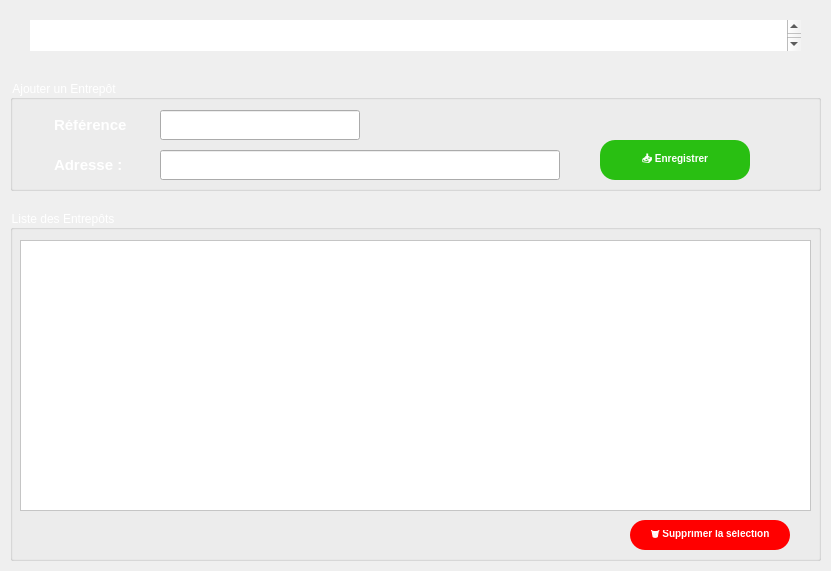
<?xml version="1.0" encoding="UTF-8"?>
<ui version="4.0">
 <class>Entrepot</class>
 <widget class="QDialog" name="Entrepot">
  <property name="geometry">
   <rect>
    <x>0</x>
    <y>0</y>
    <width>831</width>
    <height>571</height>
   </rect>
  </property>
  <property name="windowTitle">
   <string>Gestion des Entrepôts</string>
  </property>
  <property name="styleSheet">
   <string notr="true">QWidget#Entrepot{
    border-image: url(&quot;C:/projet_QT/projet_achats/image000/fond02.jpg&quot;) 0 0 0 0 stretch stretch;
}</string>
  </property>
  <widget class="QGroupBox" name="groupBoxAjout">
   <property name="geometry">
    <rect>
     <x>10</x>
     <y>80</y>
     <width>811</width>
     <height>111</height>
    </rect>
   </property>
   <property name="styleSheet">
    <string notr="true">QGroupBox{
background-image: url(&quot;C:/projet_QT/projet_achats/image000/fond03.jpg&quot;);
background-repeat: no-repeat;
background-position: center;
background-size: cover;
color: white;
front-weight: bold;
font-seize: 14px;
}</string>
   </property>
   <property name="title">
    <string>Ajouter un Entrepôt</string>
   </property>
   <widget class="QLabel" name="labelRefEntrepot">
    <property name="geometry">
     <rect>
      <x>20</x>
      <y>30</y>
      <width>120</width>
      <height>30</height>
     </rect>
    </property>
    <property name="styleSheet">
     <string notr="true">QLabel {
background-color: qlineargradient(
    x1:0, y1:0, x2:1, y2:1,
    stop:0   #22a9d6,
    stop:0.5 #1dd3b0,
    stop:1   #22a9d6
);
border-radius: 15px;
border: none;
padding: 10px 20px;
color: white;
font-size: 15px;
font-weight: bold;
}</string>
    </property>
    <property name="text">
     <string>Référence :</string>
    </property>
   </widget>
   <widget class="QLineEdit" name="lineEditRefEntrepot">
    <property name="geometry">
     <rect>
      <x>150</x>
      <y>30</y>
      <width>200</width>
      <height>30</height>
     </rect>
    </property>
   </widget>
   <widget class="QLabel" name="labelAdresse">
    <property name="geometry">
     <rect>
      <x>20</x>
      <y>70</y>
      <width>120</width>
      <height>30</height>
     </rect>
    </property>
    <property name="styleSheet">
     <string notr="true">QLabel {
background-color: qlineargradient(
    x1:0, y1:0, x2:1, y2:1,
    stop:0   #22a9d6,
    stop:0.5 #1dd3b0,
    stop:1   #22a9d6
);
border-radius: 15px;
border: none;
padding: 10px 20px;
color: white;
font-size: 15px;
font-weight: bold;
}</string>
    </property>
    <property name="text">
     <string>Adresse :</string>
    </property>
   </widget>
   <widget class="QLineEdit" name="lineEditAdresse">
    <property name="geometry">
     <rect>
      <x>150</x>
      <y>70</y>
      <width>400</width>
      <height>30</height>
     </rect>
    </property>
   </widget>
   <widget class="QPushButton" name="btnAjouter">
    <property name="geometry">
     <rect>
      <x>590</x>
      <y>60</y>
      <width>150</width>
      <height>40</height>
     </rect>
    </property>
    <property name="styleSheet">
     <string notr="true">QPushButton {
background-color: #29bf12;
border-radius: 15px;
border: none;
padding: 10px 20px;
color: white;
font-size: 10px;
font-weight: bold;
}</string>
    </property>
    <property name="text">
     <string>📥 Enregistrer</string>
    </property>
   </widget>
  </widget>
  <widget class="QGroupBox" name="groupBoxListe">
   <property name="geometry">
    <rect>
     <x>10</x>
     <y>210</y>
     <width>811</width>
     <height>351</height>
    </rect>
   </property>
   <property name="styleSheet">
    <string notr="true">QGroupBox{
background-image: url(&quot;C:/projet_QT/projet_achats/image000/fond03.jpg&quot;);
background-repeat: no-repeat;
background-position: center;
background-size: cover;
color: white;
front-weight: bold;
font-seize: 14px;
}</string>
   </property>
   <property name="title">
    <string>Liste des Entrepôts</string>
   </property>
   <widget class="QTableView" name="tableViewEntrepot">
    <property name="geometry">
     <rect>
      <x>10</x>
      <y>30</y>
      <width>791</width>
      <height>271</height>
     </rect>
    </property>
    <property name="styleSheet">
     <string notr="true">QTableView{
 background-color: White;
}</string>
    </property>
   </widget>
   <widget class="QPushButton" name="btnSupprimer">
    <property name="geometry">
     <rect>
      <x>620</x>
      <y>310</y>
      <width>160</width>
      <height>30</height>
     </rect>
    </property>
    <property name="styleSheet">
     <string notr="true">QPushButton {
background-color: red;
border-radius: 15px;
border: none;
padding: 10px 20px;
color: white;
font-size: 10px;
font-weight: bold;
}</string>
    </property>
    <property name="text">
     <string>🗑️ Supprimer la sélection</string>
    </property>
   </widget>
  </widget>
  <widget class="QTextBrowser" name="textBrowser">
   <property name="geometry">
    <rect>
     <x>10</x>
     <y>10</y>
     <width>811</width>
     <height>51</height>
    </rect>
   </property>
   <property name="styleSheet">
    <string notr="true">QTextBrowser {
    border-image: url(&quot;C:/projet_QT/projet_achats/image000/fond03.jpg&quot;) 0 0 0 0 stretch stretch;
    border: none;
    padding: 10px 20px;
    color: white;
    font-weight: bold;
}</string>
   </property>
   <property name="html">
    <string>&lt;!DOCTYPE HTML PUBLIC &quot;-//W3C//DTD HTML 4.0//EN&quot; &quot;http://www.w3.org/TR/REC-html40/strict.dtd&quot;&gt;
&lt;html&gt;&lt;head&gt;&lt;meta name=&quot;qrichtext&quot; content=&quot;1&quot; /&gt;&lt;meta charset=&quot;utf-8&quot; /&gt;&lt;style type=&quot;text/css&quot;&gt;
p, li { white-space: pre-wrap; }
hr { height: 1px; border-width: 0; }
li.unchecked::marker { content: &quot;\2610&quot;; }
li.checked::marker { content: &quot;\2612&quot;; }
&lt;/style&gt;&lt;/head&gt;&lt;body style=&quot; font-family:'Segoe UI'; font-size:9pt; font-weight:700; font-style:normal;&quot;&gt;
&lt;p style=&quot; margin-top:0px; margin-bottom:0px; margin-left:0px; margin-right:0px; -qt-block-indent:0; text-indent:0px;&quot;&gt;&lt;span style=&quot; font-size:20pt;&quot;&gt;Gestion des Entrepôts :&lt;/span&gt;&lt;/p&gt;&lt;/body&gt;&lt;/html&gt;</string>
   </property>
  </widget>
 </widget>
 <resources/>
 <connections/>
</ui>
